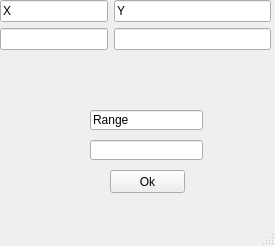
<?xml version="1.0" encoding="UTF-8"?>
<ui version="4.0">
 <class>Rls</class>
 <widget class="QMainWindow" name="Rls">
  <property name="geometry">
   <rect>
    <x>0</x>
    <y>0</y>
    <width>275</width>
    <height>246</height>
   </rect>
  </property>
  <property name="windowTitle">
   <string>MainWindow</string>
  </property>
  <widget class="QWidget" name="centralwidget">
   <widget class="QWidget" name="formLayoutWidget">
    <property name="geometry">
     <rect>
      <x>0</x>
      <y>0</y>
      <width>271</width>
      <height>101</height>
     </rect>
    </property>
    <layout class="QFormLayout" name="formLayout">
     <item row="3" column="0">
      <widget class="QLineEdit" name="lineEdit"/>
     </item>
     <item row="3" column="1">
      <widget class="QLineEdit" name="lineEdit_2"/>
     </item>
     <item row="2" column="0">
      <widget class="QLineEdit" name="lineX">
       <property name="text">
        <string>X</string>
       </property>
       <property name="readOnly">
        <bool>true</bool>
       </property>
      </widget>
     </item>
     <item row="2" column="1">
      <widget class="QLineEdit" name="lineY">
       <property name="text">
        <string>Y</string>
       </property>
       <property name="readOnly">
        <bool>true</bool>
       </property>
      </widget>
     </item>
    </layout>
   </widget>
   <widget class="QPushButton" name="pushButton">
    <property name="geometry">
     <rect>
      <x>110</x>
      <y>170</y>
      <width>75</width>
      <height>23</height>
     </rect>
    </property>
    <property name="text">
     <string>Ok</string>
    </property>
   </widget>
   <widget class="QLineEdit" name="lineRange">
    <property name="geometry">
     <rect>
      <x>90</x>
      <y>110</y>
      <width>113</width>
      <height>20</height>
     </rect>
    </property>
    <property name="text">
     <string>Range</string>
    </property>
    <property name="readOnly">
     <bool>true</bool>
    </property>
   </widget>
   <widget class="QLineEdit" name="lineEdit_6">
    <property name="geometry">
     <rect>
      <x>90</x>
      <y>140</y>
      <width>113</width>
      <height>20</height>
     </rect>
    </property>
   </widget>
  </widget>
  <widget class="QMenuBar" name="menubar">
   <property name="geometry">
    <rect>
     <x>0</x>
     <y>0</y>
     <width>275</width>
     <height>21</height>
    </rect>
   </property>
  </widget>
  <widget class="QStatusBar" name="statusbar"/>
 </widget>
 <resources/>
 <connections/>
</ui>
